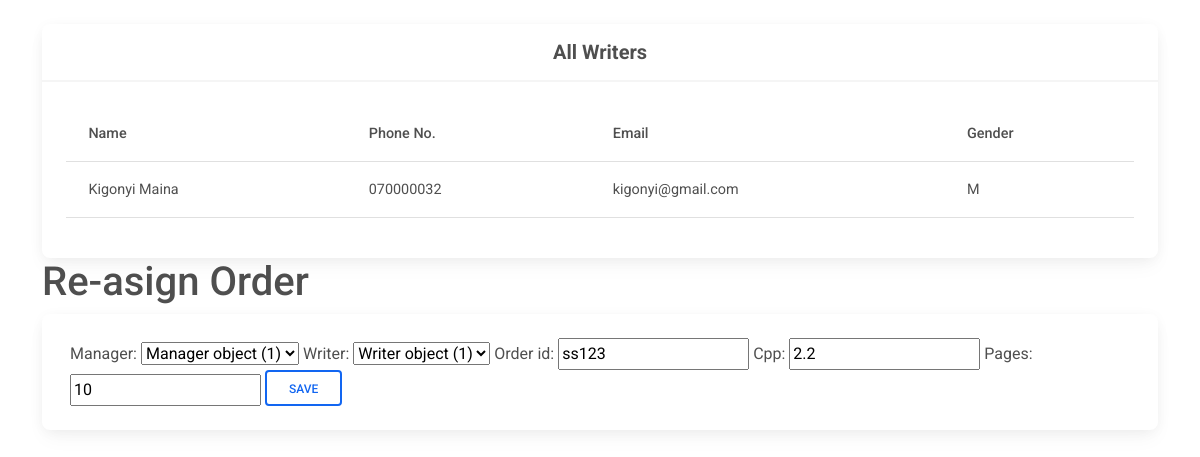
The app's page /editorder/1/ (signed in) with its own data.
### Janta/models.py (models this page shows)
class Writer(models.Model):
    CHOICES = [
        ('M','Male'),
        ('F','Female'),
    ]
    National_ID = models.CharField(max_length=10, null=True)
    Full_Names = models.CharField(max_length=40, null=True)
    Gender = models.CharField(choices=CHOICES, max_length=1, null=True)
    Phone_no = models.CharField(max_length=12, null=True)
    Email = models.EmailField(max_length=100, null=True)
    Bank_name = models.CharField(max_length=25, null=True)
    Account_no = models.CharField(max_length=20, null=True)

class Order(models.Model):
    manager = models.ForeignKey(Manager, on_delete=models.SET_NULL, null=True)
    writer = models.ForeignKey(Writer, on_delete=models.SET_NULL, null=True)
    order_id = models.CharField(max_length=20, null=True)
    cpp = models.CharField(max_length=10, null=True)
    pages = models.IntegerField(null=True)
    date_created = models.DateTimeField(auto_now_add=True, null=True)

### Janta/views.py (the view)
# urls.py: path('editorder/<str:pk>/', views.editorder, name='edit_order'),
@login_required(login_url='login')
def editorder(request,pk):
    order = Order.objects.get(id=pk)
    form = AddOrderForm(instance=order)
    if request.method == 'POST':
        form = AddOrderForm(request.POST, instance=order)
        if form.is_valid():
            form.save()
            return redirect('/dashboard')
    writers = Writer.objects.all()
    context = {'form':form, 'writers':writers}
    return render(request, 'janta/editorder.html', context)

### Janta/forms.py
class AddOrderForm(ModelForm):
    class Meta():
        model = Order
        fields = '__all__'

### Janta/Templates/Janta/editorder.html (shortened to what this page needs)
{% extends 'janta/main.html' %}
{% block content %}
<div class="container pt-4">
    <div class="row">
        <div class="container-sm">
          <div class="card">
            <div class="card-header text-center py-3">
                <h5 class="mb-0 text-center">
                  <strong>All Writers</strong>
                </h5>
            </div>
            <div class="card-body">
                <div class="table-responsive">
                    <table class="table table-hover text-nowrap">
                      <thead>
                        <tr>
                          <th scope="col">Name</th>
                          <th scope="col">Phone No.</th>
                          <th scope="col">Email</th>
                          <th scope="col">Gender</th>
                        </tr>
                      </thead>
                      <tbody>
                        {% for writer in writers %}
                        <tr>
                          <td>{{writer.Full_Names}}</td>
                          <td>{{writer.Phone_no}}</td>
                          <td>{{writer.Email}}</td>
                          <td>{{writer.Gender}}</td>
                        </tr>
                        {% endfor %}
                      </tbody>
                    </table>
                  </div>
            </div>
          </div>
        </div>
    </div>
    <h1>Re-asign Order</h1>
    <div class="row">
        <div class="container-sm">
          <div class="card">
            <div class="card-body">
              <div class="d-flex justify-content-between px-md-1">
                <div>
                    <form action="" method="POST">
                        {{form}}
                        <button type="submit" class="btn btn-outline-primary" data-mdb-ripple-color="dark">Save</button>
                    </form>
                </div>
              </div>
            </div>
          </div>
        </div>
    </div>
</div>
{% endblock %}

### records on screen
Writer: Full_Names "Kigonyi Maina", Phone_no "070000032", Email "kigonyi@gmail.com", Gender "M"
Order: manager "Manager object (1)", writer "Writer object (1)", order_id "ss123", cpp "2.2", pages "10"
